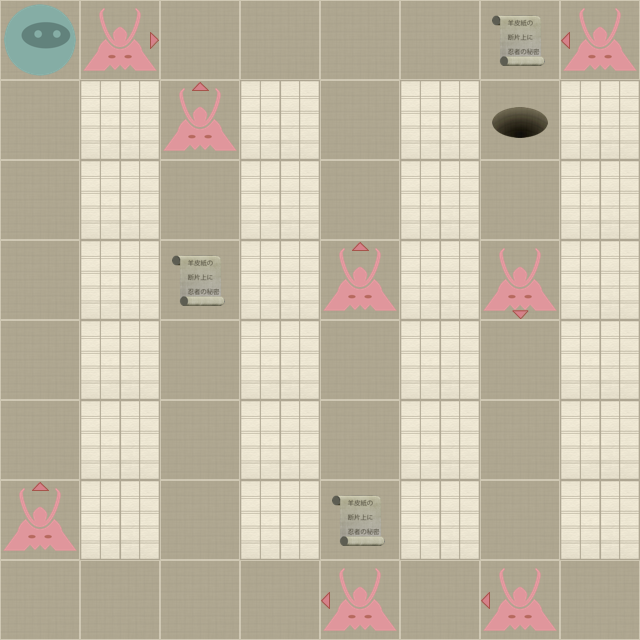

This is a level from a 2D game, rendered from its Tiled map with the project's own tilesets. A one-line summary and the map file follow, with tile-layer data summarised:
An orthogonal 8x8 tile map with 80x80 px tiles, 2 tile layers (Level, Actors).

<map version="1.0" orientation="orthogonal" width="8" height="8" tilewidth="80" tileheight="80">
 <properties>
  <property name="moves" value="21" />
 </properties>
 <tileset firstgid="1" name="tiles" tilewidth="80" tileheight="80" spacing="2" margin="2">
  <image source="tiles-ipad.png" width="512" height="512" />
  <tile id="0">
   <properties>
    <property name="actor" value="exit" />
   </properties>
  </tile>
  <tile id="2">
   <properties>
    <property name="actor" value="guard" />
    <property name="direction" value="down" />
   </properties>
  </tile>
  <tile id="3">
   <properties>
    <property name="actor" value="guard" />
    <property name="direction" value="left" />
   </properties>
  </tile>
  <tile id="4">
   <properties>
    <property name="actor" value="guard" />
    <property name="direction" value="right" />
   </properties>
  </tile>
  <tile id="5">
   <properties>
    <property name="actor" value="guard" />
    <property name="direction" value="up" />
   </properties>
  </tile>
  <tile id="7">
   <properties>
    <property name="actor" value="player" />
   </properties>
  </tile>
  <tile id="8">
   <properties>
    <property name="actor" value="scroll" />
   </properties>
  </tile>
  <tile id="9">
   <properties>
    <property name="wall" value="1" />
   </properties>
  </tile>
 </tileset>
 <layer name="Level" width="8" height="8">
  <data>[64 cells, 64 non-empty, 2 distinct tile ids]</data>
 </layer>
 <layer name="Actors" width="8" height="8">
  <data>[64 cells, 13 non-empty, 7 distinct tile ids]</data>
 </layer>
</map>
